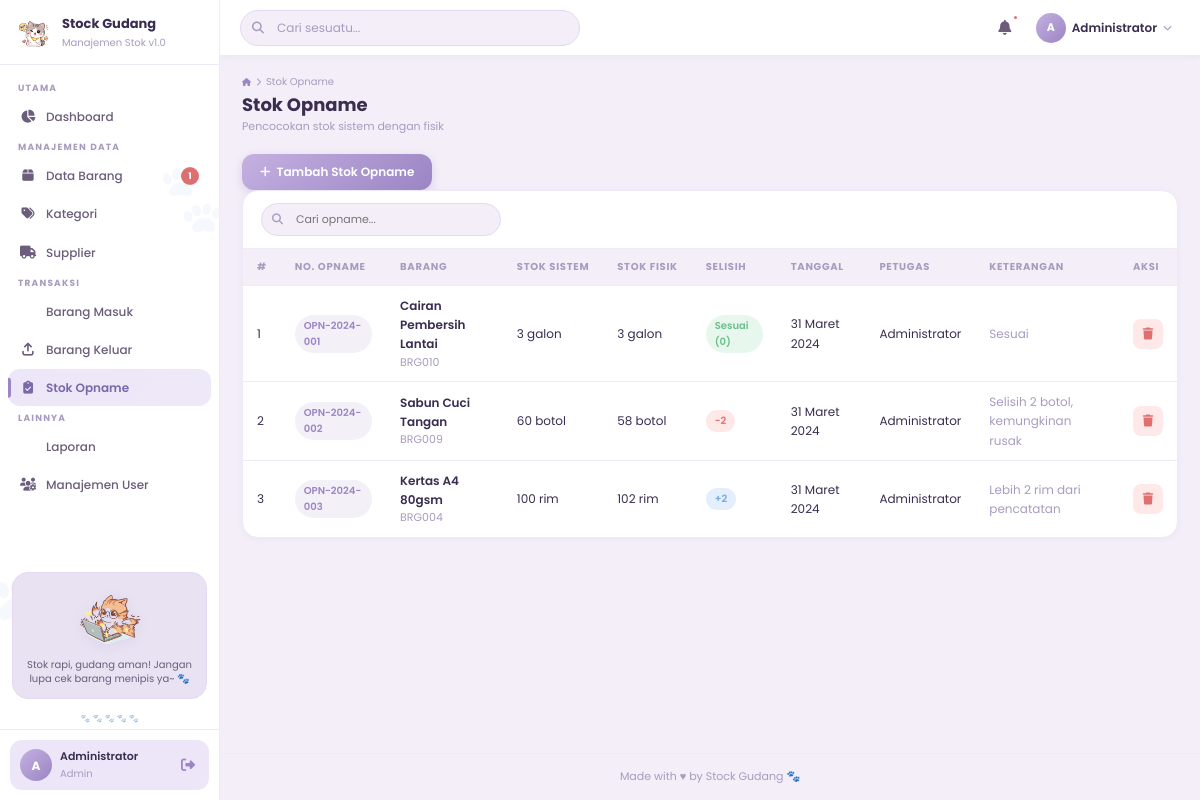
Screenshot of /index.php?page=stok_opname (signed in) with the database file from the repository.
### tables this page shows
CREATE TABLE IF NOT EXISTS stok_opname (
    id INT AUTO_INCREMENT PRIMARY KEY,
    no_opname VARCHAR(30) NOT NULL UNIQUE,
    id_barang INT NOT NULL,
    stok_sistem INT NOT NULL DEFAULT 0,
    stok_fisik INT NOT NULL DEFAULT 0,
    selisih INT NOT NULL DEFAULT 0,
    keterangan TEXT DEFAULT NULL,
    tanggal DATE NOT NULL,
    id_user INT DEFAULT NULL,
    created_at TIMESTAMP DEFAULT CURRENT_TIMESTAMP,
    FOREIGN KEY (id_barang) REFERENCES barang(id) ON DELETE CASCADE,
    FOREIGN KEY (id_user) REFERENCES users(id) ON DELETE SET NULL
);

CREATE TABLE IF NOT EXISTS barang (
    id INT AUTO_INCREMENT PRIMARY KEY,
    kode_barang VARCHAR(30) NOT NULL UNIQUE,
    nama_barang VARCHAR(150) NOT NULL,
    id_kategori INT DEFAULT NULL,
    satuan VARCHAR(30) NOT NULL DEFAULT 'pcs',
    harga_beli DECIMAL(15,2) NOT NULL DEFAULT 0,
    harga_jual DECIMAL(15,2) NOT NULL DEFAULT 0,
    stok INT NOT NULL DEFAULT 0,
    stok_minimum INT NOT NULL DEFAULT 5,
    foto VARCHAR(255) DEFAULT NULL,
    created_at TIMESTAMP DEFAULT CURRENT_TIMESTAMP,
    updated_at TIMESTAMP DEFAULT CURRENT_TIMESTAMP ON UPDATE CURRENT_TIMESTAMP,
    FOREIGN KEY (id_kategori) REFERENCES kategori(id) ON DELETE SET NULL
);

CREATE TABLE IF NOT EXISTS users (
    id INT AUTO_INCREMENT PRIMARY KEY,
    username VARCHAR(50) NOT NULL UNIQUE,
    password VARCHAR(255) NOT NULL,
    nama VARCHAR(100) NOT NULL,
    role ENUM('admin', 'gudang', 'viewer') NOT NULL DEFAULT 'gudang',
    foto VARCHAR(255) DEFAULT NULL,
    created_at TIMESTAMP DEFAULT CURRENT_TIMESTAMP,
    updated_at TIMESTAMP DEFAULT CURRENT_TIMESTAMP ON UPDATE CURRENT_TIMESTAMP
);

### index.php (called while the page is built, shortened)
<?php
require_once 'config/database.php';
$page = $_GET['page'] ?? 'dashboard';
include 'includes/header.php';
include "includes/header_close.php";
include "pages/{$page}.php";
include 'includes/footer.php';
?>

### config/database.php (called while the page is built, shortened)
<?php
function formatDate($date) {
    $months = ['', 'Januari', 'Februari', 'Maret', 'April', 'Mei', 'Juni',
               'Juli', 'Agustus', 'September', 'Oktober', 'November', 'Desember'];
    $d = date('d', strtotime($date));
    $m = (int)date('m', strtotime($date));
    $y = date('Y', strtotime($date));
    return "$d {$months[$m]} $y";
}
?>

### pages/stok_opname.php (the view, shortened to what this page needs)
<?php
$db = getDB();
$rows = $db->query("
    SELECT so.*, b.nama_barang, b.kode_barang, b.satuan, u.nama as nama_user
    FROM stok_opname so
    JOIN barang b ON so.id_barang = b.id
    LEFT JOIN users u ON so.id_user = u.id
    ORDER BY so.created_at DESC
");
?>
<div style="margin-left:auto;">
    <button class="btn btn-primary" onclick="openModal('modalTambah')">
        <i class="fas fa-plus"></i> Tambah Stok Opname
    </button>
</div>
<div class="card">
    <div class="table-toolbar">
        <div class="table-search">
            <input type="text" placeholder="Cari opname..." oninput="filterTbl(this,'tblOpname')">
        </div>
    </div>
    <div class="table-responsive">
        <table class="data-table" id="tblOpname">
            <thead>
                <tr>
                    <th>#</th>
                    <th>No. Opname</th>
                    <th>Barang</th>
                    <th>Stok Sistem</th>
                    <th>Stok Fisik</th>
                    <th>Selisih</th>
                    <th>Tanggal</th>
                    <th>Petugas</th>
                    <th>Keterangan</th>
                    <th>Aksi</th>
                </tr>
            </thead>
            <tbody>
                <?php $no=1; while($row=$rows->fetch_assoc()): ?>
                <tr>
                    <td><?= $no++ ?></td>
                    <td><span class="badge badge-purple"><?= htmlspecialchars($row['no_opname']) ?></span></td>
                    <td>
                        <div style="font-weight:600;font-size:12px;"><?= htmlspecialchars($row['nama_barang']) ?></div>
                        <div style="font-size:11px;color:var(--text-light);"><?= htmlspecialchars($row['kode_barang']) ?></div>
                    </td>
                    <td><?= $row['stok_sistem'] ?> <?= htmlspecialchars($row['satuan']) ?></td>
                    <td><?= $row['stok_fisik'] ?> <?= htmlspecialchars($row['satuan']) ?></td>
                    <td>
                        <?php if ($row['selisih'] == 0): ?>
                            <span class="badge badge-green">Sesuai (0)</span>
                        <?php elseif ($row['selisih'] > 0): ?>
                            <span class="badge badge-blue">+<?= $row['selisih'] ?></span>
                        <?php else: ?>
                            <span class="badge badge-red"><?= $row['selisih'] ?></span>
                        <?php endif; ?>
                    </td>
                    <td style="font-size:12px;"><?= formatDate($row['tanggal']) ?></td>
                    <td style="font-size:12px;"><?= htmlspecialchars($row['nama_user'] ?? '-') ?></td>
                    <td style="font-size:12px;color:var(--text-light);"><?= htmlspecialchars($row['keterangan'] ?: '-') ?></td>
                    <td>
                        <div class="table-actions">
                            <button class="btn btn-danger btn-icon" onclick="hapusOpname(<?= $row['id'] ?>,'<?= htmlspecialchars($row['no_opname']) ?>')" title="Hapus">
                                <i class="fas fa-trash"></i>
                            </button>
                        </div>
                    </td>
                </tr>
                <?php endwhile; ?>
            </tbody>
        </table>
    </div>
</div>

### assets/css/style.css (style rules this page uses)
:root { --primary: #C4B0E0; --primary-light: #DDD2F0; --primary-lighter: #EDE6F8; --primary-bg: #F5F0FA; --primary-dark: #9B85C4; --primary-darker: #7B68A8; --pink: #E8A0BF; --pink-light: #F2C4D6; --pink-lighter: #FCEEF5; --bg-main: #F3EEF8; --bg-white: #FFFFFF; --bg-card: #FFFFFF; --text-dark: #3A2D50; --text-mid: #6B5D7B; --text-light: #A99BBF; --border: #E4D9F0; --border-light: #F0EAF8; --shadow-sm: 0 1px 6px rgba(155,133,196,.08); --shadow-md: 0 4px 16px rgba(155,133,196,.12); --shadow-lg: 0 8px 32px rgba(155,133,196,.16); --radius-sm: 8px; --radius-md: 12px; --radius-lg: 16px; --radius-xl: 20px; --radius-pill: 999px; --sidebar-w: 220px; --nav-h: 56px; --ease: cubic-bezier(.4,0,.2,1); --green: #6BBF8A; --green-bg: #E8F7EE; --red: #E07070; --red-bg: #FEE8E8; --orange: #EDB95E; --orange-bg: #FEF4E4; --blue: #7BA7D7; --blue-bg: #E4EFFE; }
*,*::before,*::after { margin:0;padding:0;box-sizing:border-box }
html { scroll-behavior:smooth }
body { font-family:'Poppins',sans-serif;background:var(--bg-main);color:var(--text-dark);font-size:13px;line-height:1.6;min-height:100vh;overflow-x:hidden }
.btn { display:inline-flex;align-items:center;gap:6px;padding:9px 18px;border-radius:var(--radius-md);font-family:'Poppins',sans-serif;font-size:12px;font-weight:600;cursor:pointer;border:none;transition:.25s var(--ease);white-space:nowrap }
.btn-primary { background:linear-gradient(135deg,var(--primary),var(--primary-dark));color:#fff;box-shadow:0 3px 10px rgba(155,133,196,.28) }
.btn-danger { background:var(--red-bg);color:var(--red) }
.btn-icon { width:30px;height:30px;padding:0;justify-content:center;border-radius:var(--radius-sm) }
.card { background:var(--bg-card);border-radius:var(--radius-lg);box-shadow:var(--shadow-sm);border:1px solid var(--border-light);overflow:hidden;margin-bottom:16px }
.table-responsive { overflow-x:auto;-webkit-overflow-scrolling:touch }
.table-toolbar { display:flex;align-items:center;justify-content:space-between;gap:10px;padding:12px 18px;border-bottom:1px solid var(--border-light);flex-wrap:wrap }
.table-search { position:relative;flex:1;max-width:240px }
.table-search input { width:100%;padding:7px 12px 7px 34px;border:1.5px solid var(--border);border-radius:var(--radius-pill);font-family:'Poppins',sans-serif;font-size:11px;background:var(--bg-main);transition:.25s var(--ease);outline:none;color:var(--text-dark) }
.data-table { width:100%;border-collapse:collapse;font-size:12px }
.data-table th { padding:10px 14px;text-align:left;font-size:10px;font-weight:700;text-transform:uppercase;letter-spacing:.7px;color:var(--text-light);background:var(--bg-main);border-bottom:1px solid var(--border-light);white-space:nowrap }
.data-table td { padding:10px 14px;border-bottom:1px solid var(--border-light);color:var(--text-dark);vertical-align:middle }
.data-table tr:last-child td { border-bottom:none }
.data-table tbody tr { transition:.15s ease }
.table-actions { display:flex;gap:5px;align-items:center }
.badge { display:inline-flex;align-items:center;padding:3px 9px;border-radius:var(--radius-pill);font-size:10px;font-weight:600 }
.badge-green { background:var(--green-bg);color:var(--green) }
.badge-red { background:var(--red-bg);color:var(--red) }
.badge-blue { background:var(--blue-bg);color:var(--blue) }
.badge-purple { background:rgba(155,133,196,.12);color:var(--primary-dark) }

### rows the page displays
stok_opname: no_opname "OPN-2024-001", id_barang.nama_barang "Cairan Pembersih Lantai", id_barang.kode_barang "BRG010", stok_sistem "3", id_barang.satuan "galon", stok_fisik "3", selisih "Sesuai (0)", tanggal "31 Maret 2024", id_user.nama "Administrator", keterangan "Sesuai"
stok_opname: no_opname "OPN-2024-002", id_barang.nama_barang "Sabun Cuci Tangan", id_barang.kode_barang "BRG009", stok_sistem "60", id_barang.satuan "botol", stok_fisik "58", selisih "-2", tanggal "31 Maret 2024", id_user.nama "Administrator", keterangan "Selisih 2 botol, kemungkinan rusak"
stok_opname: no_opname "OPN-2024-003", id_barang.nama_barang "Kertas A4 80gsm", id_barang.kode_barang "BRG004", stok_sistem "100", id_barang.satuan "rim", stok_fisik "102", selisih "2", tanggal "31 Maret 2024", id_user.nama "Administrator", keterangan "Lebih 2 rim dari pencatatan"

### other values shown
$stok_menipis "1"
substr($_SESSION['nama'] ?? 'U', 0, 1) "A"
$_SESSION['nama'] "Administrator"
$_SESSION['role'] "Admin"
$title_info[0] "Stok Opname"
$title_info[1] "Pencocokan stok sistem dengan fisik"
